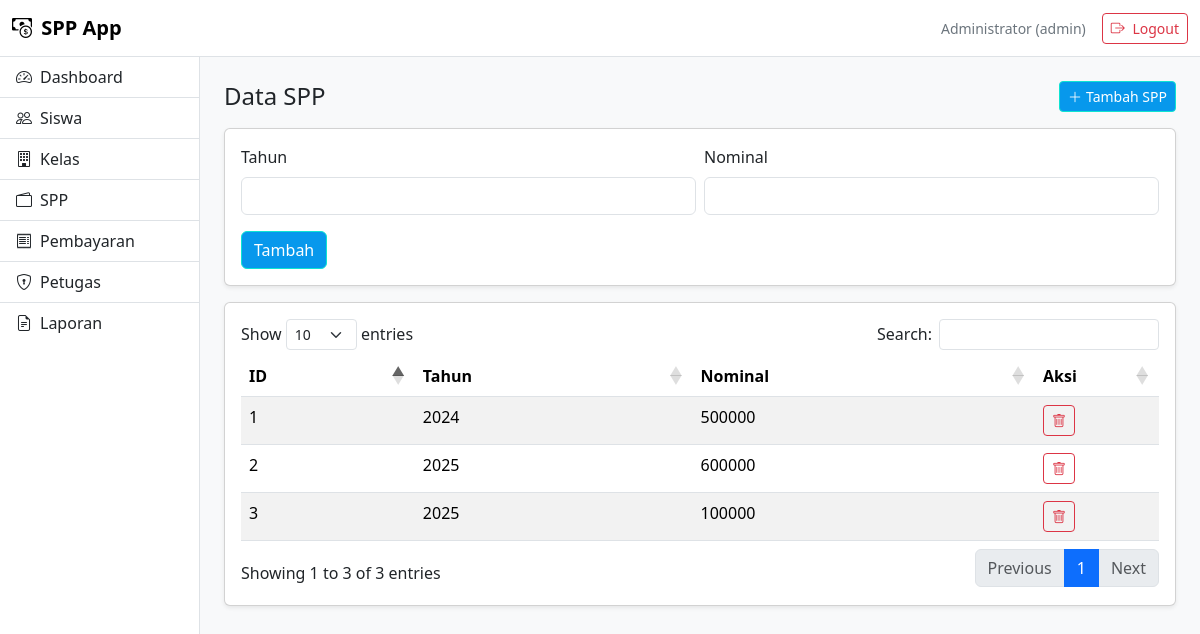
Screenshot of /index.php?page=spp (signed in) with the database file from the repository.
### tables this page shows
CREATE TABLE `spp` (
  `id_spp` int(11) NOT NULL,
  `tahun` int(11) DEFAULT NULL,
  `nominal` int(11) DEFAULT NULL
);

### index.php (called while the page is built, shortened)
<?php
include "layouts/head.php";
include "layouts/navbar.php";
include "layouts/sidebar.php";
$page = $_GET['page'] ?? 'dashboard';
include "pages/$page.php";
include "layouts/footer.php";

### pages/spp.php (the view, shortened to what this page needs)
<?php
include __DIR__."/../config/koneksi.php";
?>
<div class="d-flex justify-content-between align-items-center mb-3">
  <h4 class="mb-0">Data SPP</h4>
  <a href="#formTambahSpp"
     class="btn btn-primary btn-sm"
     onclick="document.getElementById('formTambahSpp').scrollIntoView();return false;">
    <i class="bi bi-plus-lg me-1"></i>Tambah SPP
  </a>
</div>
<div class="card shadow-sm mb-3" id="formTambahSpp">
  <div class="card-body">
    <form method="post">
      <div class="row g-2">
        <div class="col-md-6">
          <label class="form-label">Tahun</label>
          <input type="number" class="form-control" name="tahun" required>
        </div>
        <div class="col-md-6">
          <label class="form-label">Nominal</label>
          <input type="number" class="form-control" name="nominal" required>
        </div>
      </div>
      <div class="mt-3">
        <button type="submit" name="tambah" class="btn btn-primary">Tambah</button>
      </div>
    </form>
  </div>
</div>
<div class="card shadow-sm">
  <div class="card-body">
    <table class="table table-striped datatable">
      <thead>
        <tr>
          <th>ID</th>
          <th>Tahun</th>
          <th>Nominal</th>
          <th width="90">Aksi</th>
        </tr>
      </thead>
      <tbody>
      <?php
      $q = mysqli_query($koneksi, "SELECT * FROM spp");
      while ($d = mysqli_fetch_assoc($q)):
      ?>
        <tr>
          <td><?= $d['id_spp'] ?></td>
          <td><?= htmlspecialchars($d['tahun']) ?></td>
          <td><?= htmlspecialchars($d['nominal']) ?></td>
          <td>
            <a class="btn btn-sm btn-outline-danger"
               href="/spp_app/index.php?page=spp&hapus=<?= $d['id_spp'] ?>"
               onclick="return confirm('Hapus data ini?')">
              <i class="bi bi-trash"></i>
            </a>
          </td>
        </tr>
      <?php endwhile; ?>
      </tbody>
    </table>
  </div>
</div>

### assets/css/style.css (style rules this page uses)
.btn-primary { background:#0798ec; border-color:#0ee4d2; }

### rows the page displays
spp: id_spp "1", tahun "2024", nominal "500000"
spp: id_spp "2", tahun "2025", nominal "600000"
spp: id_spp "3", tahun "2025", nominal "100000"

### other values shown
$_SESSION['nama_petugas'] "Administrator"
$_SESSION['level'] "admin"
